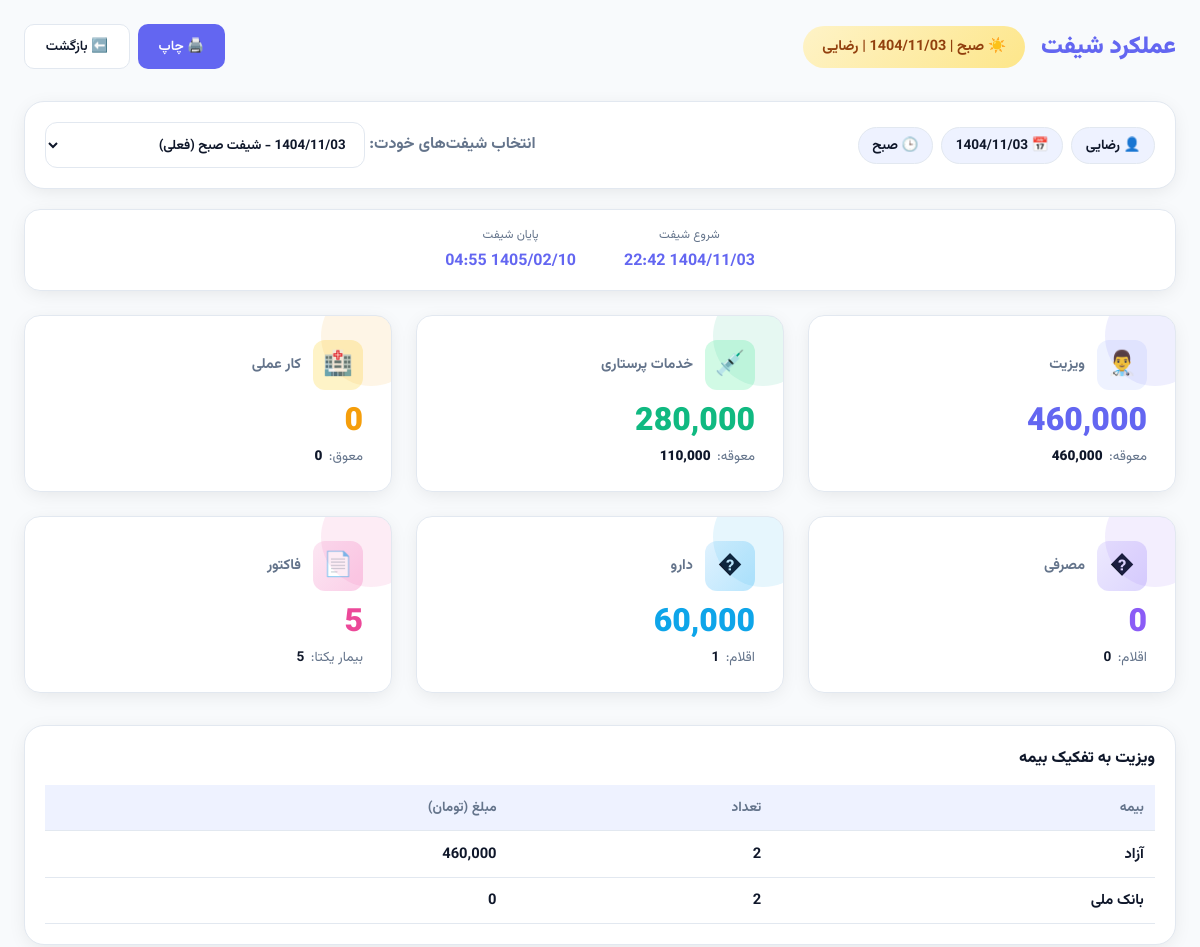
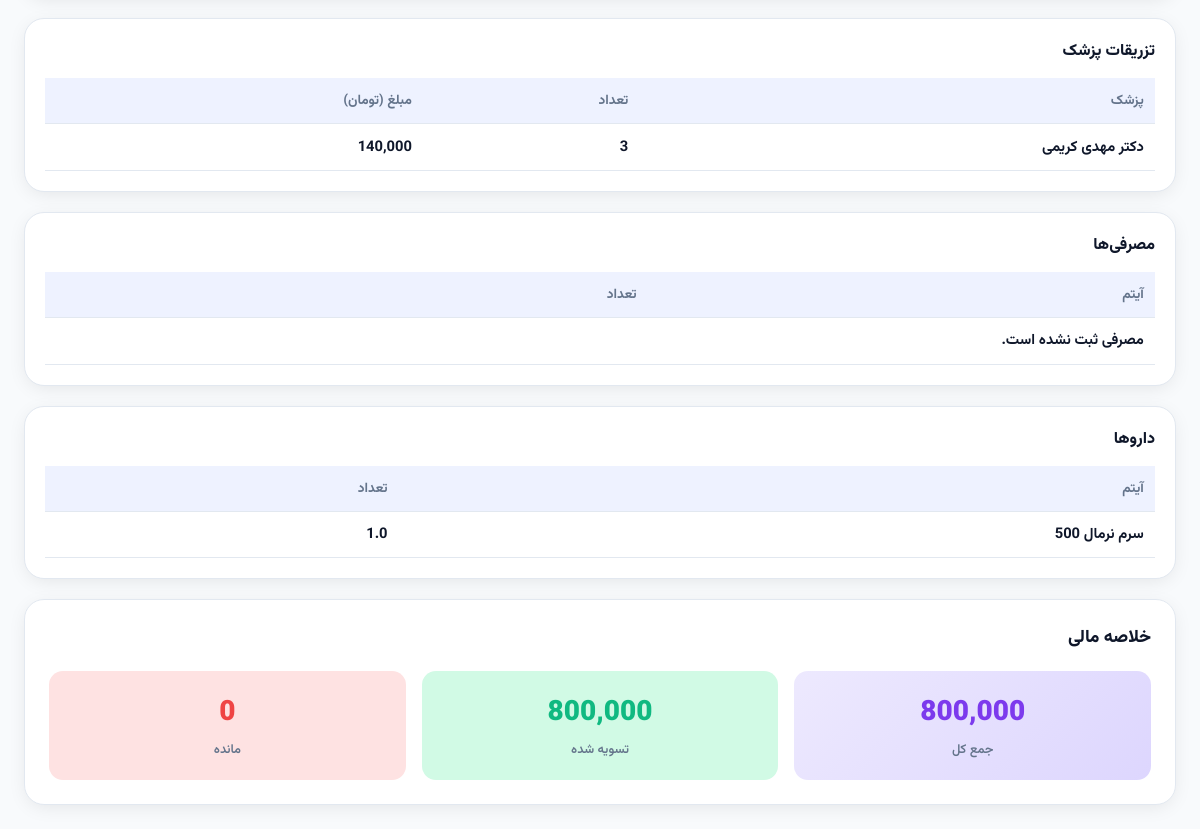
The app's page /reception/shift_performance (signed in) with its own data (2 pictures, top to bottom).
### tables this page shows
CREATE TABLE users (
    id INTEGER PRIMARY KEY AUTOINCREMENT,
    username TEXT UNIQUE NOT NULL,
    password_hash BLOB NOT NULL,
    role TEXT NOT NULL DEFAULT 'reception', -- 'admin', 'manager', 'reception'
    full_name TEXT,
    is_active INTEGER NOT NULL DEFAULT 1,
    failed_attempts INTEGER DEFAULT 0,
    locked_until TEXT,
    last_login TIMESTAMP,
    created_at TIMESTAMP DEFAULT (datetime('now', '+3 hours', '+30 minutes'))
);

CREATE TABLE visit_tariffs (
    id INTEGER PRIMARY KEY AUTOINCREMENT,
    insurance_type TEXT UNIQUE NOT NULL,
    tariff_price REAL NOT NULL DEFAULT 0,
    nursing_tariff REAL NOT NULL DEFAULT 0, -- تعرفه خدمات پرستاری برای این بیمه (0 = رایگان)
    nursing_covers INTEGER DEFAULT 0, -- explicit flag: whether nursing services are covered (1=true,0=false)
    is_active INTEGER DEFAULT 1,
    is_supplementary INTEGER DEFAULT 0,
    is_base_tariff INTEGER DEFAULT 0, -- آیا این تعرفه پایه/آزاد است؟
    created_at TIMESTAMP DEFAULT (datetime('now', '+3 hours', '+30 minutes')),
    updated_at TIMESTAMP DEFAULT (datetime('now', '+3 hours', '+30 minutes'))
);

CREATE TABLE consumables_ledger (
    id INTEGER PRIMARY KEY AUTOINCREMENT,
    patient_id INTEGER,
    item_name TEXT NOT NULL,
    category TEXT, -- 'drug' or 'supply'
    quantity REAL DEFAULT 1,
    unit_price REAL DEFAULT 0,
    total_cost REAL DEFAULT 0,
    patient_provided INTEGER DEFAULT 0, -- if patient brought item, total_cost may be zero
    is_exception INTEGER DEFAULT 0, -- special flag if item is an 'undefined/exception' patient-brought drug
    usage_date TIMESTAMP DEFAULT (datetime('now', '+3 hours', '+30 minutes')),
    shift TEXT,
    work_date TEXT, -- YYYY-MM-DD (manual work date)
    reception_user TEXT,
    notes TEXT,
    invoice_id INTEGER,
    doctor_id INTEGER,
    nurse_id INTEGER,
    FOREIGN KEY (patient_id) REFERENCES patients (id),
    FOREIGN KEY (invoice_id) REFERENCES invoices (id),
    FOREIGN KEY (doctor_id) REFERENCES medical_staff (id),
    FOREIGN KEY (nurse_id) REFERENCES medical_staff (id)
);

### src/api/reception.py (the view)
@bp.route('/shift_performance', methods=['GET'])
@login_required
def shift_performance():
    from src.adapters.sqlite.core import get_db
    from src.common.utils import get_current_shift_window, format_jalali_datetime
    db = get_db()
    username = g.user['username']
    current_work_date = g.user_shift_status.get('work_date')
    current_shift = g.user_shift_status.get('active_shift')
    selected_work_date = request.args.get('work_date', current_work_date)
    selected_shift = request.args.get('shift', current_shift)
    shift_names = {'morning': 'صبح', 'evening': 'عصر', 'night': 'شب'}
    shifts_list = _get_user_shifts_list(db, username, current_work_date, current_shift)
    allowed = {(s['work_date'], s['shift']) for s in shifts_list}
    if selected_work_date and selected_shift and (selected_work_date, selected_shift) not in allowed:
        selected_work_date = current_work_date
        selected_shift = current_shift
    report = _generate_shift_report(db, selected_work_date, selected_shift, username)
    start_time = '—'
    end_time = '—'
    is_current = (selected_work_date == current_work_date and selected_shift == current_shift)
    if is_current:
        _, start_dt, end_dt = get_current_shift_window()
        start_time = format_jalali_datetime(start_dt)
        end_time = format_jalali_datetime(end_dt)
    return render_template('reception/shift_performance.html',
        shifts_list=shifts_list,
        selected_work_date=selected_work_date,
        selected_shift=selected_shift,
        shift=selected_shift,
        shift_fa=shift_names.get(selected_shift, selected_shift),
        jalali_date=report.get('jalali_date', '—'),
        start_time=start_time,
        end_time=end_time,
        username=username,
        report=report,
    )

### src/templates/reception/shift_performance.html (shortened to what this page needs)
<!doctype html>
<html lang="fa" dir="rtl">
<head>
    <link href="{{ url_for('static', filename='css/vazirmatn.css') }}" rel="stylesheet" />
</head>
<body>
    <div class="container">
        <div class="page-header">
            <div class="header-right">
                <h1 class="page-title">عملکرد شیفت</h1>
                <div class="shift-badge shift-{{ shift }}">
                    {% if shift == 'morning' %}☀️{% elif shift == 'evening' %}🌅{% else %}🌙{% endif %}
                    {{ shift_fa }} | {{ jalali_date }} | {{ username }}
                </div>
            </div>
            <div style="display:flex; gap:0.5rem;">
                <button class="btn btn-print" onclick="window.print()">🖨️ چاپ</button>
                <a href="{{ url_for('reception.index') }}" class="btn btn-back">⬅️ بازگشت</a>
            </div>
        </div>
        <div class="section-card no-print">
            <div class="meta-row">
                <div class="meta-badges">
                    <div class="pill">👤 {{ username }}</div>
                    <div class="pill">📅 {{ jalali_date }}</div>
                    <div class="pill">🕒 {{ shift_fa }}</div>
                </div>
                <div>
                    <label class="muted" for="shiftSelect">انتخاب شیفت‌های خودت:</label>
                    <select id="shiftSelect" class="select">
                        {% for s in shifts_list %}
                            {% set is_sel = (s.work_date == selected_work_date and s.shift == selected_shift) %}
                            <option value="{{ s.work_date }}|{{ s.shift }}" {% if is_sel %}selected{% endif %}>
                                {{ s.jalali_date }} - شیفت {{ s.shift_fa }}{% if s.is_current %} (فعلی){% endif %}
                            </option>
                        {% endfor %}
                    </select>
                </div>
            </div>
        </div>
        <div class="time-card no-print">
            <div class="time-item">
                <div class="time-label">شروع شیفت</div>
                <div class="time-value">{{ start_time }}</div>
            </div>
            <div class="time-item">
                <div class="time-label">پایان شیفت</div>
                <div class="time-value">{{ end_time }}</div>
            </div>
        </div>
        <div class="stats-grid">
            <div class="stat-card visits">
                <div class="stat-header">
                    <div class="stat-icon">👨‍⚕️</div>
                    <div class="stat-title">ویزیت</div>
                </div>
                <div class="stat-value">{{ "{:,}".format((report.get('visits_total',0))|int) }}</div>
                <div class="stat-sub">معوقه: <strong class="danger">{{ "{:,}".format((report.get('visits_pending_total',0))|int) }}</strong></div>
            </div>
            <div class="stat-card injections">
                <div class="stat-header">
                    <div class="stat-icon">💉</div>
                    <div class="stat-title">خدمات پرستاری</div>
                </div>
                <div class="stat-value">{{ "{:,}".format((report.get('nursing_total',0))|int) }}</div>
                <div class="stat-sub">معوقه: <strong class="danger">{{ "{:,}".format((report.get('nursing_pending_total',0))|int) }}</strong></div>
            </div>
            <div class="stat-card procedures">
                <div class="stat-header">
                    <div class="stat-icon">🏥</div>
                    <div class="stat-title">کار عملی</div>
                </div>
                <div class="stat-value">{{ "{:,}".format((report.get('procedures_total',0))|int) }}</div>
                <div class="stat-sub">معوق: <strong class="danger">{{ "{:,}".format((report.get('procedures_pending_total',0))|int) }}</strong></div>
            </div>
            <div class="stat-card consumables">
                <div class="stat-header">
                    <div class="stat-icon">�</div>
                    <div class="stat-title">مصرفی</div>
                </div>
                <div class="stat-value">{{ "{:,}".format((report.get('consumables_total',0))|int) }}</div>
                <div class="stat-sub">اقلام: <strong>{{ (report.get('consumables_items',[])|length) }}</strong></div>
            </div>
            <div class="stat-card patients">
                <div class="stat-header">
                    <div class="stat-icon">�</div>
                    <div class="stat-title">دارو</div>
                </div>
                <div class="stat-value">{{ "{:,}".format((report.get('drugs_total',0))|int) }}</div>
                <div class="stat-sub">اقلام: <strong>{{ (report.get('drugs_items',[])|length) }}</strong></div>
            </div>
            <div class="stat-card revenue">
                <div class="stat-header">
                    <div class="stat-icon">📄</div>
                    <div class="stat-title">فاکتور</div>
                </div>
                <div class="stat-value">{{ report.get('invoice_count',0) }}</div>
                <div class="stat-sub">بیمار یکتا: <strong>{{ report.get('patient_count',0) }}</strong></div>
            </div>
        </div>
        <div class="section-card">
            <div class="section-title">ویزیت به تفکیک بیمه</div>
            <div class="table-wrap">
                <table class="data">
                    <thead>
                        <tr>
                            <th>بیمه</th>
                            <th>تعداد</th>
                            <th>مبلغ (تومان)</th>
                        </tr>
                    </thead>
                    <tbody>
                        {% set rows = report.get('visits_by_insurance', []) %}
                        {% if rows and rows|length > 0 %}
                            {% for r in rows %}
                                <tr>
                                    <td>{{ r.insurance_type or 'نامشخص' }}</td>
                                    <td>{{ r.count }}</td>
                                    <td class="money">{{ "{:,}".format((r.total|int)) }}</td>
                                </tr>
                            {% endfor %}
                        {% else %}
                            <tr><td colspan="3" class="muted">اطلاعاتی برای این شیفت ثبت نشده است.</td></tr>
                        {% endif %}
                    </tbody>
                </table>
            </div>
        </div>
        <div class="section-card">
            <div class="section-title">تزریقات پزشک</div>
            <div class="table-wrap">
                <table class="data">
                    <thead>
                        <tr>
                            <th>پزشک</th>
                            <th>تعداد</th>
                            <th>مبلغ (تومان)</th>
                        </tr>
                    </thead>
                    <tbody>
                        {% set rows = report.get('injections_by_doctor', []) %}
                        {% if rows and rows|length > 0 %}
                            {% for r in rows %}
                                <tr>
                                    <td>{{ r.doctor_name }}</td>
                                    <td>{{ r.count }}</td>
                                    <td class="money">{{ "{:,}".format((r.total|int)) }}</td>
                                </tr>
                            {% endfor %}
                        {% else %}
                            <tr><td colspan="3" class="muted">تزریقی برای این شیفت ثبت نشده است.</td></tr>
                        {% endif %}
                    </tbody>
                </table>
            </div>
        </div>
        <div class="section-card">
            <div class="section-title">مصرفی‌ها</div>
            <div class="table-wrap">
                <table class="data">
                    <thead>
                        <tr>
                            <th>آیتم</th>
                            <th>تعداد</th>
                        </tr>
                    </thead>
                    <tbody>
                        {% set rows = report.get('consumables_items', []) %}
                        {% if rows and rows|length > 0 %}
                            {% for r in rows %}
                                <tr>
                                    <td>{{ r.item_name }}</td>
                                    <td>{{ r.total_qty }}</td>
                                </tr>
                            {% endfor %}
                        {% else %}
                            <tr><td colspan="2" class="muted">مصرفی ثبت نشده است.</td></tr>
                        {% endif %}
                    </tbody>
                </table>
            </div>
        </div>
        <div class="section-card">
            <div class="section-title">داروها</div>
            <div class="table-wrap">
                <table class="data">
                    <thead>
                        <tr>
                            <th>آیتم</th>
                            <th>تعداد</th>
                        </tr>
                    </thead>
                    <tbody>
                        {% set rows = report.get('drugs_items', []) %}
                        {% if rows and rows|length > 0 %}
                            {% for r in rows %}
                                <tr>
                                    <td>{{ r.item_name }}</td>
                                    <td>{{ r.total_qty }}</td>
                                </tr>
                            {% endfor %}
                        {% else %}
                            <tr><td colspan="2" class="muted">دارویی ثبت نشده است.</td></tr>
                        {% endif %}
                    </tbody>
                </table>
            </div>
        </div>
        <div class="fin-card">
            <div class="fin-title">خلاصه مالی</div>
            <div class="fin-grid">
                <div class="fin-box total">
                    <div class="fin-box-value">{{ "{:,}".format((report.get('total_revenue',0))|int) }}</div>
                    <div class="fin-box-label">جمع کل</div>
                </div>
                <div class="fin-box paid">
                    <div class="fin-box-value">{{ "{:,}".format((report.get('total_settled',0))|int) }}</div>
                    <div class="fin-box-label">تسویه شده</div>
                </div>
                <div class="fin-box pending">
                    <div class="fin-box-value">{{ "{:,}".format((report.get('total_pending',0))|int) }}</div>
                    <div class="fin-box-label">مانده</div>
                </div>
            </div>
        </div>
    </div>
</body>
</html>

### records on screen
users: username "رضایی"
visit_tariffs: insurance_type "بانک ملی", count "2", total "0"
consumables_ledger: item_name "سرم نرمال 500", total_qty "1.0"

### other values on screen
{{ shift_fa }} "صبح"
{{ jalali_date }} "1404/11/03"
{{ start_time }} "1404/11/03 22:42"
{{ end_time }} "1405/02/10 04:55"
{{ "{:,}".format((report.get('visits_total',0))|int) }} "460,000"
{{ "{:,}".format((report.get('visits_pending_total',0))|int) }} "460,000"
{{ "{:,}".format((report.get('nursing_total',0))|int) }} "280,000"
{{ "{:,}".format((report.get('nursing_pending_total',0))|int) }} "110,000"
{{ "{:,}".format((report.get('procedures_total',0))|int) }} "0"
{{ "{:,}".format((report.get('procedures_pending_total',0))|int) }} "0"
{{ "{:,}".format((report.get('consumables_total',0))|int) }} "0"
{{ (report.get('consumables_items',[])|length) }} "0"
{{ "{:,}".format((report.get('drugs_total',0))|int) }} "60,000"
{{ (report.get('drugs_items',[])|length) }} "1"
{{ report.get('invoice_count',0) }} "5"
